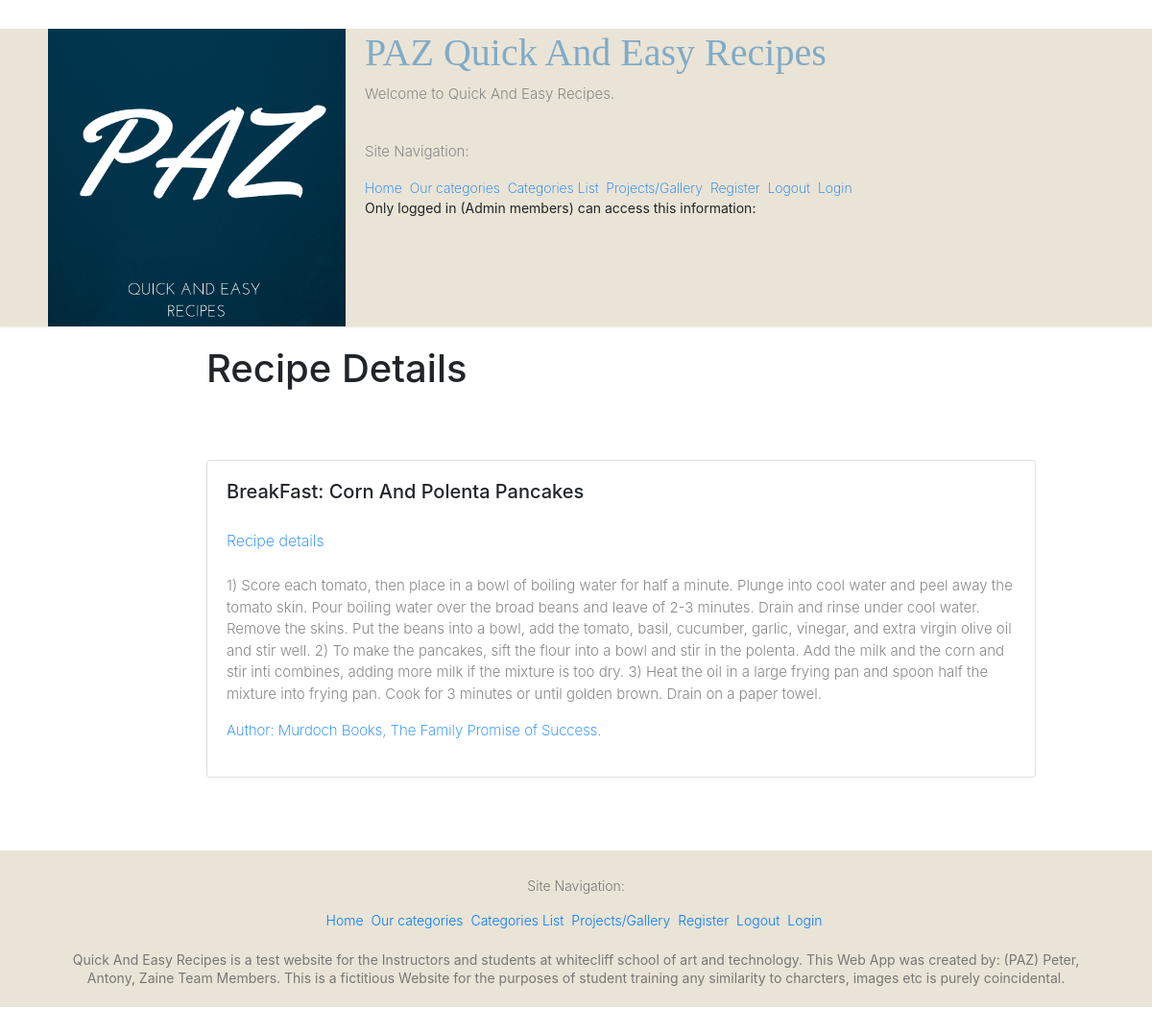
The app's page /home/category_detail/6/ with its own data.
### home/models.py (models this page shows, shortened)
class Category(models.Model):
  category_name = models.CharField(max_length=100)
  category_description = models.CharField(max_length=200)
  full_description = models.TextField()
  author = models.CharField(max_length=100)
  class Meta:
      ordering = ['category_name', 'category_description', 'full_description']

### home/views.py (the view)
# urls.py: path('category_detail/', views.category_detail),
def category_detail(request, id):
     category = Category.objects.get(id=id)
     context = {
         'category': category
     }
     return render(request, 'category_detail.html', context)

### home/templates/category_detail.html (shortened to what this page needs)
{% extends 'base.html' %}
{% load static %}
{% block content %}
<h1>Recipe Details</h1>
<br/><br/>
<div class="row">
    <div class="col-sm-2">
        <div class="card mb-2" style="width: 54rem;">
            <div class="card-body">
                <h5 class="card-title">{{ category.category_name }}</h5>
                <a href="#">Recipe details</a>
                <br/><br/>
                <p class="card-text">{{ category.full_description }}</p>
                <p class="card-text"><a href="#">Author: {{ category.author }}</a></p>
                <a href="{% url 'category_detail' category.id %}"
                </a>
            </div>
        </div>
    </div>
</div>
<br/><br/>
{% endblock %}

### home/static/style_downloaded.css (style rules this page uses)
html, body, div, span, applet, object, iframe, h1, h2, h3, h4, h5, h6, p, blockquote, pre, a, abbr, acronym, address, big, cite, code, del, dfn, em, font, ins, kbd, q, s, samp, small, strike, strong, sub, sup, tt, var, dl, dt, dd, ol, ul, li, fieldset, form, label, legend, table, caption, tbody, tfoot, thead, tr, th, td { border: 0; font: inherit; font-size: 100%; font-style: inherit; font-weight: inherit; margin: 0; outline: 0; padding: 0; vertical-align: baseline; }
html { overflow-y: scroll; -webkit-text-size-adjust: 100%; -ms-text-size-adjust: 100%; }
h1, h2, h3, h4, h5, h6 { color: #666666; line-height: 1.4; padding-bottom: 15px; font-weight: normal; }
h1 { font-size: 30px; }
h5 { font-size: 22px; }
body, button, input, select, textarea { color: #888888; font-size: 15px; line-height: 1.5; font-family: 'Roboto', sans-serif; font-weight: 300; }
p { color: #888888; font-size: 15px; line-height: 1.5; margin-bottom: 15px; font-weight: 300; }
body { background: #f2f2f2; }
a { color: #80abc8; text-decoration: none; -webkit-transition: 0.25s ease-in-out; -moz-transition: 0.25s ease-in-out; transition: 0.25s ease-in-out; -ms-transition: 0.25s ease-in-out; -o-transition: 0.25s ease-in-out; font-family: font-family: Verdana, Arial, Helvetica, sans-serif; font-weight: 200; }
body { padding-top: 30px; padding-bottom: 30px; }
#colophon a { font-weight: 300; line-height: 22px; font-size: 14px; }

### records on screen
Category: category_name "BreakFast: Corn And Polenta Pancakes", full_description "1) Score each tomato, then place in a bowl of boiling water for half a minute. Plunge into cool water and peel away the tomato skin. Pour boiling water over the broad beans and leave of 2-3 minutes. Drain and rinse under cool water. Remove the skins. Put the beans into a bowl, add the tomato, basil, cucumber, garlic, vinegar, and extra virgin olive oil and stir well. 2) To make the pancakes, sift the flour into a bowl and stir in the polenta. Add the milk and the corn and stir inti combines, adding more milk if the mixture is too dry. 3) Heat the oil in a large frying pan and spoon half the mixture into frying pan. Cook for 3 minutes or until golden brown. Drain on a paper towel.", author "Murdoch Books, The Family Promise of Success."
